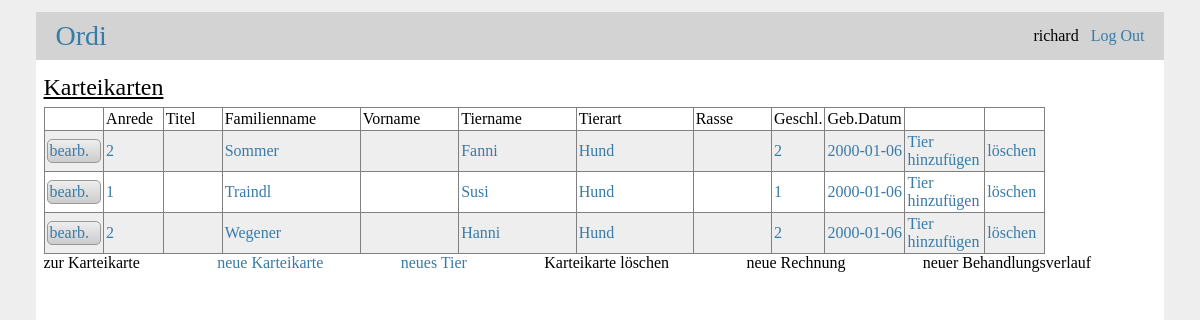
Screenshot of / (signed in) with the database file from the repository.
### tables this page shows
CREATE TABLE user (id INTEGER PRIMARY KEY AUTOINCREMENT,         username VARCHAR(50) NOT NULL UNIQUE,         password VARCHAR(256) NOT NULL);

CREATE TABLE tierhaltung (id INTEGER PRIMARY KEY AUTOINCREMENT,        person_id INTEGER NOT NULL REFERENCES person(id) ON DELETE CASCADE,        tier_id INTEGER NOT NULL REFERENCES tier(id) ON DELETE CASCADE,        anlagedatum TIMESTAMP NOT NULL DEFAULT CURRENT_TIMESTAMP,        UNIQUE(person_id,tier_id));

CREATE TABLE person (id INTEGER PRIMARY KEY AUTOINCREMENT,        anredeartcode INTEGER NOT NULL,        titel VARCHAR(40),        familienname VARCHAR(40),        vorname VARCHAR(40),        notiz VARCHAR(200),        kunde BOOLEAN NOT NULL DEFAULT true);

CREATE TABLE tier (id INTEGER PRIMARY KEY AUTOINCREMENT,        tiername VARCHAR(30),        tierart VARCHAR(30),        rasse VARCHAR(30),        farbe VARCHAR(30),        viren VARCHAR(30),        merkmal VARCHAR(50),        geburtsdatum DATE NOT NULL,        geschlechtsartcode INTEGER NOT NULL,        chip_nummer VARCHAR(30),        eu_passnummer VARCHAR(30),        patient BOOLEAN NOT NULL DEFAULT true);

### ordi/ordi.py (the view)
@bp.route('/', methods=('GET',))
@login_required
def index():
    dbcon = get_db()
    cur = dbcon.cursor()
    cur.execute(
        'SELECT * FROM tierhaltung, person, tier WHERE tierhaltung.person_id = person.id AND tierhaltung.tier_id = tier.id'
        ' ORDER BY familienname ASC'
    )
    tierhaltungen = cur.fetchall()
    return render_template('ordi/index.html', tierhaltungen=tierhaltungen)

### ordi/auth.py (called while the page is built)
@bp.before_app_request
def load_logged_in_user():
    user_id = session.get('user_id')
    if user_id is None:
        g.user = None
    else:
        g.user = get_db().execute(
            'SELECT * FROM user WHERE id = ?', (user_id,)
        ).fetchone()

def login_required(view):
    @functools.wraps(view)
    def wrapped_view(**kwargs):
        if g.user is None:
            return redirect(url_for('auth.login'))
        return view(**kwargs)
    return wrapped_view

### ordi/db.py (called while the page is built)
def get_db():
    if 'db' not in g:
        g.db = sqlite3.connect(
            current_app.config['DATABASE'],
            detect_types=sqlite3.PARSE_DECLTYPES
        )
        g.db.row_factory = sqlite3.Row
    return g.db

### ordi/templates/ordi/index.html (shortened to what this page needs)
{% extends 'base.html' %}
{% block content %}
    <h2>Karteikarten</h2>
    <table class="liste">
        <colgroup>
            <col width="6%">
            <col width="6%">
            <col width="6%">
            <col width="14%">
            <col width="10%">
            <col width="12%">
            <col width="12%">
            <col width="8%">
            <col width="4%">
            <col width="8%">
            <col width="8%">
            <col width="6%">
        <colgroup>
        <tr>
            <th>&nbsp;</th>
            <th>Anrede</th>
            <th>Titel</th>
            <th>Familienname</th>
            <th>Vorname</th>
            <th>Tiername</th>
            <th>Tierart</th>
            <th>Rasse</th>
            <th>Geschl.</th>
            <th>Geb.Datum</th>
            <th>&nbsp;</th>
            <th>&nbsp;</th>
        </tr>
      {% for tierhaltung in tierhaltungen %}
        <tr>
            <td><div class="btn"><a href="{{ url_for('ordi.karteikarte', id=tierhaltung['id']) }}">bearb.</a></div></td>
            <td><a href="{{ url_for('ordi.karteikarte', id=tierhaltung['id']) }}">{{ tierhaltung['anredeartcode'] }}</a></td>
            <td><a href="{{ url_for('ordi.karteikarte', id=tierhaltung['id']) }}">{{ tierhaltung['titel'] }}</a></td>
            <td><a href="{{ url_for('ordi.karteikarte', id=tierhaltung['id']) }}">{{ tierhaltung['familienname'] }}</a></td>
            <td><a href="{{ url_for('ordi.karteikarte', id=tierhaltung['id']) }}">{{ tierhaltung['vorname'] }}</a></td>
            <td><a href="{{ url_for('ordi.karteikarte', id=tierhaltung['id']) }}">{{ tierhaltung['tiername'] }}</a></td>
            <td><a href="{{ url_for('ordi.karteikarte', id=tierhaltung['id']) }}">{{ tierhaltung['tierart'] }}</a></td>
            <td><a href="{{ url_for('ordi.karteikarte', id=tierhaltung['id']) }}">{{ tierhaltung['rasse'] }}</a></td>
            <td><a href="{{ url_for('ordi.karteikarte', id=tierhaltung['id']) }}">{{ tierhaltung['geschlechtsartcode'] }}</a></td>
            <td><a href="{{ url_for('ordi.karteikarte', id=tierhaltung['id']) }}">{{ tierhaltung['geburtsdatum'] }}</a></td>
            <td><a href="{{ url_for('ordi.addtier', person_id=tierhaltung['person_id']) }}" class="textbutton">Tier hinzufügen</a></td>
            <td><a href="{{ url_for('ordi.delete', id=tierhaltung['id']) }}" class="textbutton">löschen</a></td>
        </tr>
      {% endfor %}
    </table>
    <div class="row-grid">
        <p>zur Karteikarte</p>
        <p><a href="{{ url_for('ordi.newkarteikarte') }}">neue Karteikarte</a></p>
        <p><a href="{{ url_for('ordi.newtier') }}">neues Tier</a></p>
        <p>Karteikarte löschen</p>
        <p>neue Rechnung</p>
        <p>neuer Behandlungsverlauf</p>
    </div>
{% endblock %}

### ordi/templates/base.html (shortened to what this page needs)
<html>
    <head>
        <link rel="stylesheet" href="{{ url_for('static', filename='style.css') }}">
    </head>
    <body>
        <header class="row-grid">
            <h1><a href="{{ url_for('ordi.index') }}">Ordi</a></h1>
            <p>
              {% if g.user %}
                <span>{{ g.user['username'] }}</span>
                <a href="{{ url_for('auth.logout') }}">Log Out</a>
              {% else %}
                <a href="{{ url_for('auth.register') }}">Register</a>
                &nbsp;
                <a href="{{ url_for('auth.login') }}">Log In</a>
              {% endif %}
            </p>
        </header>
        <div id="content-wrapper">
          <section id="content">
            {% block content %}{% endblock %}
          </section>
        </div>
    </body>
</html>

### ordi/static/style.css (style rules this page uses)
* { font-weight: normal; font-size: 16px; }
html { font-family: serif; background: #eee; padding: 12px; }
body { width: 96%; max-width: 100%; margin: 0 auto; background-color: white; }
h1, h1 a { margin:0; padding: 0; font-size: 28px; }
h2, h2 a { margin: 6px 0; padding: 0; font-size: 24px; text-decoration: underline; }
p, label, input { margin: 0; padding: 0 }
a { color: #377ba8; text-decoration: none; }
#content-wrapper { padding: 8px; }
header { background: lightgray; padding: 8px 0; }
header h1 { padding-left: 20px; }
header p { padding-right: 20px; justify-items: end; text-align: right; }
.row-grid { display: grid; }
.row-grid { margin: 0; grid-auto-flow: column; column-gap: 12px; grid-row-gap: 12px; align-items: center; vertical-align: middle; }
.liste { width: 90%; }
.liste, .liste th, .liste td { padding: 2px; border-color: grey; border-style: solid; border-width: thin; border-collapse: collapse; text-align: left; empty-cells: show; }
.liste tr:nth-child(even) { background-color: #EEEEEE; }
.liste tr:nth-child(odd) { background-color: #FFFFFF; }
.btn { margin-left: auto; margin-right: auto; padding: 2px; -moz-border-radius: 5px; -webkit-border-radius: 5px; border-radius: 5px; background-image: -moz-linear-gradient(-90deg, silver, white); background-image: -webkit-linear-gradient(-90deg, rgb(238, 238, 238), rgb(204, 204, 204) ); border: 1px solid rgb(153, 153, 153); }

### rows the page displays
user: user.username "richard"
tierhaltung: anredeartcode "2", familienname "Sommer", tiername "Fanni", tierart "Hund", geschlechtsartcode "2", geburtsdatum "2000-01-06"
tierhaltung: anredeartcode "1", familienname "Traindl", tiername "Susi", tierart "Hund", geschlechtsartcode "1", geburtsdatum "2000-01-06"
tierhaltung: anredeartcode "2", familienname "Wegener", tiername "Hanni", tierart "Hund", geschlechtsartcode "2", geburtsdatum "2000-01-06"
